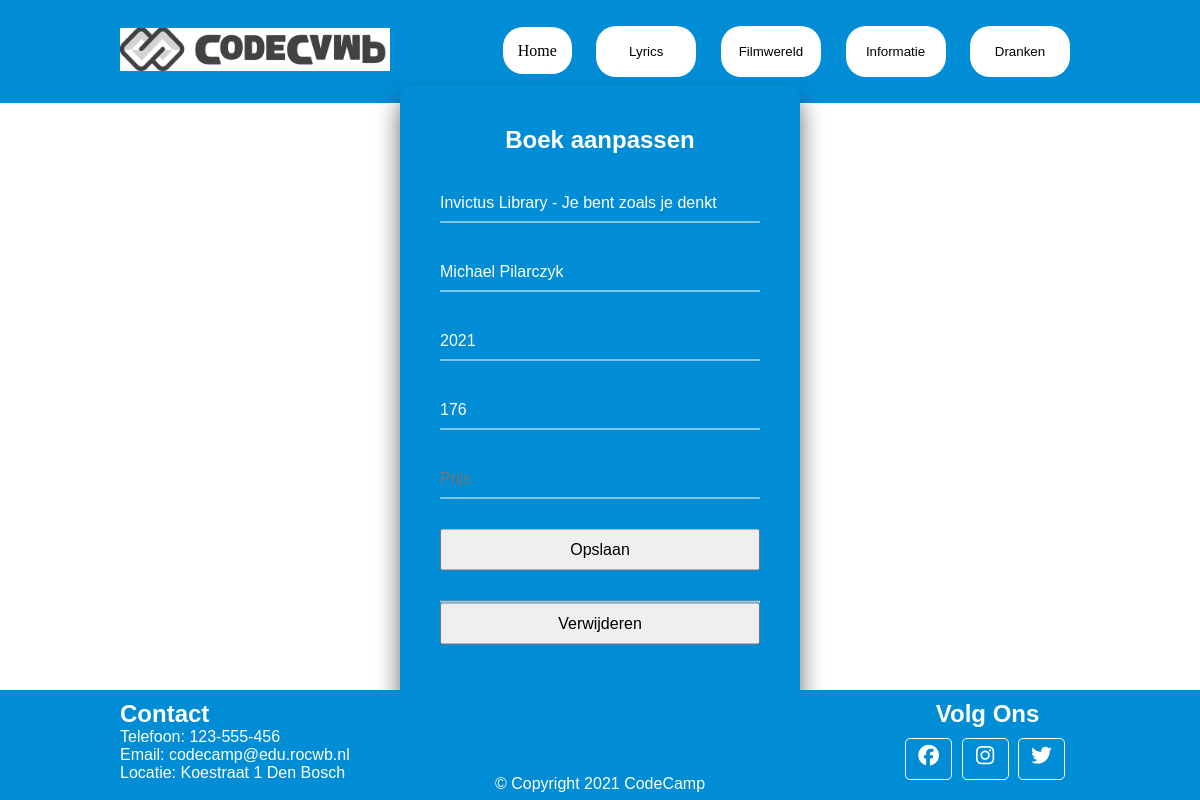
The app's page /tasks/edit.php?id=2 with its own data.
### tables this page shows
CREATE TABLE `boeken` (
  `id` int(11) UNSIGNED NOT NULL,
  `titel` varchar(50) NOT NULL,
  `auteur` varchar(50) NOT NULL,
  `jaartal` int(11) NOT NULL DEFAULT '0',
  `pagina` int(11) NOT NULL DEFAULT '0',
  `prijs` int(11) DEFAULT NULL
);

### tasks/edit.php (the view, shortened to what this page needs)
<!DOCTYPE html>
<html lang="en">
<head>
    <link rel="stylesheet" href="../css/main.css">
</head>
<body>
    <?php
    require_once('../header.php');
    ?>
    <div class="form">
        <h2>Boek aanpassen</h2>
        <?php
        $id = $_GET['id'];
        require_once '../backend/conn.php';
        $query = "SELECT * FROM boeken WHERE id = :id";
        $statement = $conn->prepare($query);
        $statement->execute([":id" => $id]);
        $boek = $statement->fetch(PDO::FETCH_ASSOC);
        ?>
        <form action="../backend/formulierController.php" method="POST">
            <div class="form-input">
                <input type="text" name="titel" id="titel" value="<?php echo $boek['titel']; ?>">
            </div>
            <div class="form-input">
                <input type="text" name="auteur" id="auteur" value="<?php echo $boek['auteur']; ?>">
            </div>
            <div class="form-input">
                <input type="text" name="jaartal" id="jaartal" value="<?php echo $boek['jaartal']; ?>">
            </div>
            <div class="form-input">
                <input type="number" name="pagina" id="pagina" value="<?php echo $boek['pagina']; ?>">
            </div>
            <div class="form-input">
                <input type="number" name="prijs" id="prijs" placeholder="Prijs" value="<?php echo $boek['prijs']; ?>">
            </div>
            <div class="form-group">
				<input type="submit" value="Opslaan">
			</div>
        </form>
        <hr>
        <form action="../backend/formulierController.php" method="POST">
            <div class="form-group">
                <input type="submit" value="Verwijderen">
            </div>
        </form>
    </div>
    <?php
    require_once('../footer.php');
    ?>
</body>
</html>

### css/main.css (style rules this page uses)
:root { --red: #cc0000; --green: #9cd9a8; --blue: #4682b4; --brown: #b97d4b; --headFoot: #008dd5; --hoverColor: lightgray; --yellow: yellow; --purple: purple; --lightgray: #e4e4e4; --white: white; --black: black; }
* { font-family: verdana, Arial, Helvetica, sans-serif; text-decoration: none; margin: 0; padding: 0; }
.form { position: absolute; top: 50%; left: 50%; width: 400px; padding: 40px; transform: translate(-50%, -50%); background-color: #008dd5; box-sizing: border-box; box-shadow: 0 15px 25px rgba(0,0,0,.6); border-radius: 10px; }
.form h2 { margin: 0 0 30px; padding: 0; color: #fff; text-align: center; }
.form .form-input { position: relative; }
.form .form-input input { width: 100%; padding: 10px 0; font-size: 16px; color: white; margin-bottom: 30px; border: none; border-bottom: 1px solid #fff; outline: none; background: transparent; }
.form .form-group { position: relative; }
.form .form-group input { width: 100%; padding: 10px 0; font-size: 16px; margin-bottom: 30px; outline: none; }

### records on screen
boeken: titel "Invictus Library - Je bent zoals je denkt", auteur "Michael Pilarczyk", jaartal "2021", pagina "176"
